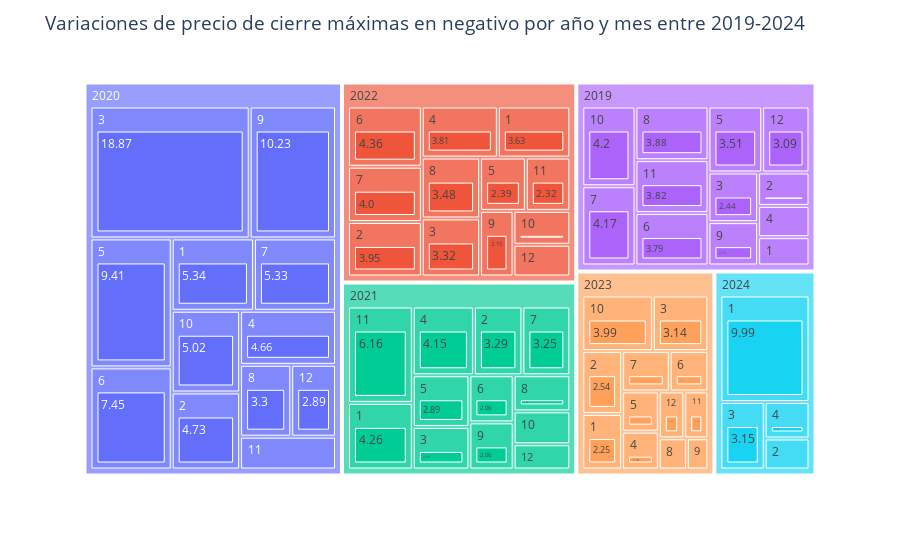

Notebook code for this chart:
### Markdown cell above
Se muestra ahora de forma gráfica estos valores en términos absolutos:

### Code cell
fig = px.treemap(mayor_var_close_mes_negativo, path=['Year', 'Month', 'Abs var_close'], values='Abs var_close')
fig.update_layout(
    title='Variaciones de precio de cierre máximas en negativo por año y mes entre 2019-2024',
    title_font=dict(size=19)
)
fig.show()

### Figure 1 — Plotly figure (JSON) as saved in the notebook; plotly's stock layout.template omitted (floating-point values rounded to 4 significant figures; data arrays with more than 128 entries replaced by an {"elided": "..."} marker saying what was removed)
{"data": [{"branchvalues": "total", "domain": {"x": [0, 1], "y": [0, 1]}, "hovertemplate": "labels=%{label}<br>Abs var_close=%{value}<br>parent=%{parent}<br>id=%{id}<extra></extra>", "ids": {"elided": "134 str values"}, "labels": {"elided": "134 str values"}, "name": "", "parents": {"elided": "134 str values"}, "type": "treemap", "values": {"elided": "134 float values"}}], "layout": {"legend": {"tracegroupgap": 0}, "margin": {"t": 60}, "title": {"font": {"size": 19}, "text": "Variaciones de precio de cierre máximas en negativo por año y mes entre 2019-2024"}}}
